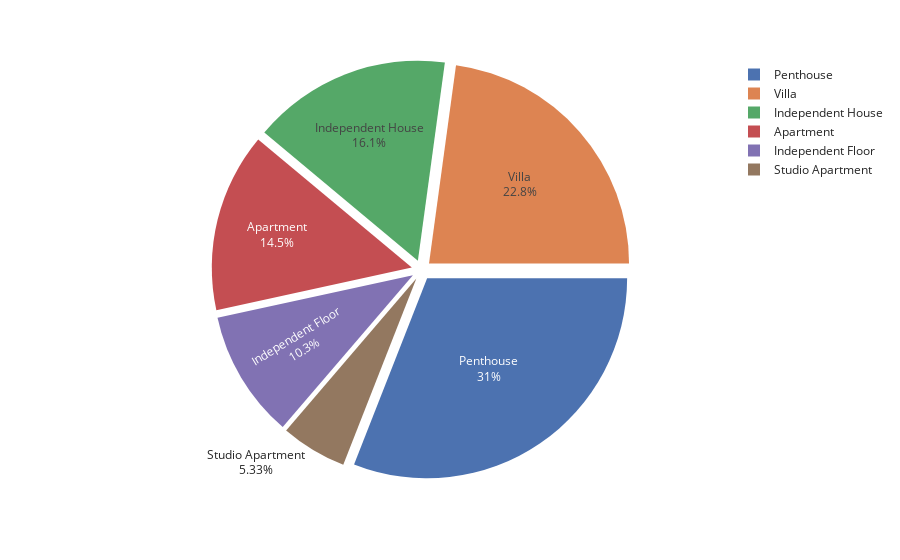

Notebook cell for this chart:
### Markdown cell above
now we plot property type to see what type is available the most

### Code cell
grdsp = data.groupby(["property_type"])[["price"]].mean().reset_index()

fig = px.pie(grdsp,
             values="price",
             names="property_type",
             template="seaborn")
fig.update_traces(rotation=90, pull=0.05, textinfo="percent+label")
fig.show()

### Figure 1 — Plotly figure (JSON) as saved in the notebook; plotly's stock layout.template omitted (floating-point values rounded to 4 significant figures)
{"data": [{"domain": {"x": [0, 1], "y": [0, 1]}, "hovertemplate": "property_type=%{label}<br>price=%{value}<extra></extra>", "labels": ["Apartment", "Independent Floor", "Independent House", "Penthouse", "Studio Apartment", "Villa"], "legendgroup": "", "name": "", "pull": 0.05, "rotation": 90, "showlegend": true, "textinfo": "percent+label", "type": "pie", "values": [25730.0, 18300.0, 28590.0, 55000, 9470.0, 40590.0]}], "layout": {"legend": {"tracegroupgap": 0}, "margin": {"t": 60}}}
